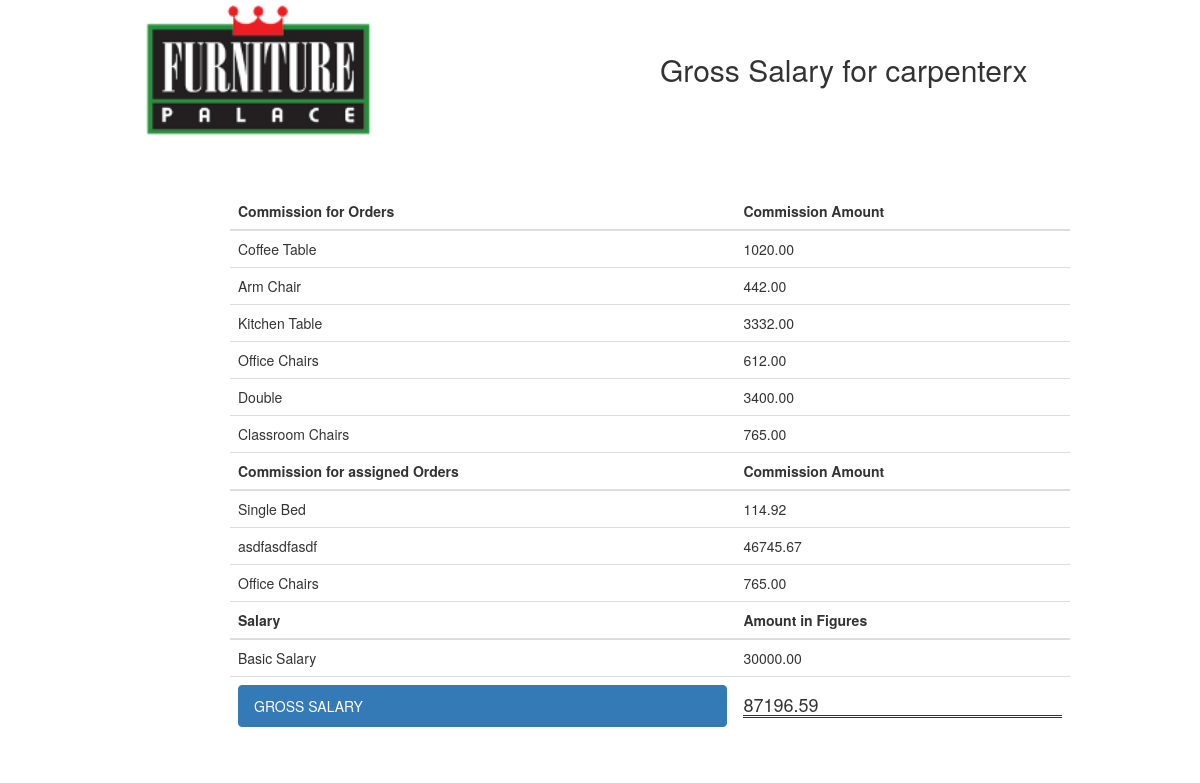
/furniture_palace/carpenter_payroll_summary/ (signed in), run on the app's committed database.
### order/models.py (models this page shows, shortened)
class Order(models.Model):
    order_name = models.CharField(max_length=100)
    quantity = models.IntegerField()
    complete_status = models.BooleanField(default=False)
    order_date = models.DateField(auto_now_add=True)
    order_price = models.FloatField(null=True)
    order_completion_date = models.DateField(null=True)
    customer = models.ForeignKey('accounts.Customer', null=False, unique=False)
    carpenter = models.ForeignKey(User, null=True, unique=False)
    temp_carpenter = models.ForeignKey('accounts.TempCarpenter', null=True, unique=False)

### accounts/models.py (models this page shows, shortened)
class Profile(models.Model):
    carpenter_tel_no = models.CharField(max_length=100)
    carpenter_address = models.CharField(max_length=100)
    carpenter_salary = models.DecimalField(max_digits=9, decimal_places=2)
    commission = models.DecimalField(max_digits=4, decimal_places=2)
    carpenter = models.OneToOneField(User,
                                     on_delete=models.CASCADE,
                                     primary_key=True, )

### reports/views.py (the view)
def show_carpenter_summary(request):
    carpenter_orders = reports.get_carpenter_orders(request.user)
    carpenter_orders_commission_total = reports.get_carpenter_order_totals_commission(request.user)
    assigned_orders = reports.get_assigned_orders(request.user)
    assigned_orders_commission_total = reports.get_assigned_order_totals_commission(request.user)
    total_commission = reports.total_commission(request.user)
    salary = reports.get_salary(request.user)
    gross_salary = reports.carpenter_gross_salary(request.user)
    orders_commission = float(0.02)
    assigned_order_commission = float(0.01)
    return render(request, 'reports/carpenter_report.html', locals())

### accounts/context_processors.py (called while the page is built)
def username_processor(request):
    username = request.user.username
    return {'username': username}

def furniture_processor(request):
    furniture = Furniture.objects.all()
    return {'furniture': furniture}

### reports/reports.py (called while the page is built)
def get_carpenter_orders(user):
    carpenter_orders = Order.objects.filter(carpenter=user, temp_carpenter=None)
    return carpenter_orders

def get_carpenter_order_totals_commission(user):
    profile = Profile.objects.get(carpenter=user)
    carpenter_order_totals = 0
    orders = get_carpenter_orders(user)
    for order in orders:
        carpenter_order_totals += (order.order_price * float(profile.commission / 100))
    return carpenter_order_totals

def get_assigned_orders(user):
    assigned_orders = Order.objects.filter(carpenter=user).exclude(temp_carpenter=None)
    return assigned_orders

def get_assigned_order_totals_commission(user):
    assigned_order_total = 0
    orders = get_assigned_orders(user)
    for order in orders:
        assigned_order_total += (float(order.order_price) * 0.01)
    return assigned_order_total

def get_salary(user):
    profile = Profile.objects.get(carpenter=user)
    salary = profile.carpenter_salary
    return salary

def total_commission(user):
    return float(get_assigned_order_totals_commission(user)) + float(get_carpenter_order_totals_commission(user))

def carpenter_gross_salary(user):
    return float(get_salary(user)) + total_commission(user)

### reports/templatetags/report_tag.py (called while the page is built)
@register.filter(name='multiply')
def multiply(argument_a, argument_b):
    return argument_a * argument_b

### reports/templates/reports/carpenter_report.html (shortened to what this page needs)
<!doctype html>
{% load report_tag %}
<head>
    <link rel="stylesheet" href="https://maxcdn.bootstrapcdn.com/bootstrap/3.3.7/css/bootstrap.min.css">
</head>
<body>
<div class="container">
    <div class="row">
        <div class="col-sm-5">
            <img src="/static/img/fp_logo.png" alt="Furniture Palace Image Logo">
        </div>
        <div class="col-sm-7">
            <h2>Gross Salary for {{ username }}</h2>
        </div>
    </div>
</div>
<div class="col-sm-2">
</div>
<div class="col-sm-9">
    <div class="container-fluid">
        <div class="table-responsive">
            <table class="table">
                <thead>
                    <tr>
                        <th>Commission for Orders</th>
                        <th>Commission Amount</th>
                    </tr>
                </thead>
                <tbody>
                    {% for c_order in carpenter_orders %}
                    <tr>
                        <td>{{ c_order.order_name }}</td>
                        <td>{{ c_order.order_price|multiply:orders_commission|floatformat:2 }}</td>
                    </tr>
                    {% empty %}
                    <tr>
                        <td>No orders</td>
                        <td>0.00</td>
                    </tr>
                    {% endfor %}
                </tbody>
                <thead>
                    <tr>
                        <th>Commission for assigned Orders</th>
                        <th>Commission Amount</th>
                    </tr>
                </thead>
                <tbody>
                    {% for a_order in assigned_orders %}
                    <tr>
                        <td>{{ a_order.order_name }}</td>
                        <td>{{ a_order.order_price|multiply:assigned_order_commission|floatformat:2 }}</td>
                    </tr>
                    {% empty %}
                    <tr>
                        <td>No orders</td>
                        <td>0.00</td>
                    </tr>
                    {% endfor %}
                </tbody>
                <thead>
                    <tr>
                        <th>Salary</th>
                        <th>Amount in Figures</th>
                    </tr>
                    <tr>
                        <td>Basic Salary</td>
                        <td>{{ salary }}</td>
                    </tr>
                </thead>
                <tr>
                    <ul class="list-group">
                        <td>
                            <li class="list-group-item active">GROSS SALARY</li>
                        </td>
                        <td name="carpenter_gross_pay">
                            <h4 class="double_underline">{{ gross_salary }}</h4>
                        </td>
                    </ul>
                </tr>
            </table>
        </div>
    </div>
</div>
<div class="col-sm-3">
</div>
</body>
</html>

### reports/templates/reports/carpenter_report.html (style rules this page uses)
.col-sm-3, img { height: 10em; }
.col-sm-9, h2 { padding-top: 33px; }
.container { text-align: center; }
h4,.double_underline { border-bottom: 3px double; }

### data on the page
Order: order_name "Coffee Table", order_price|multiply "1020.00"
Order: order_name "Arm Chair", order_price|multiply "442.00"
Order: order_name "Kitchen Table", order_price|multiply "3332.00"
Order: order_name "Office Chairs", order_price|multiply "612.00"
Order: order_name "Double", order_price|multiply "3400.00"
Order: order_name "Classroom Chairs", order_price|multiply "765.00"
Order: order_name "Single Bed", order_price|multiply "114.92"
Order: order_name "asdfasdfasdf", order_price|multiply "46745.67"
Order: order_name "Office Chairs", order_price|multiply "765.00"
Profile: carpenter_salary "30000.00"

### other printed values
{{ username }} "carpenterx"
{{ gross_salary }} "87196.59"
